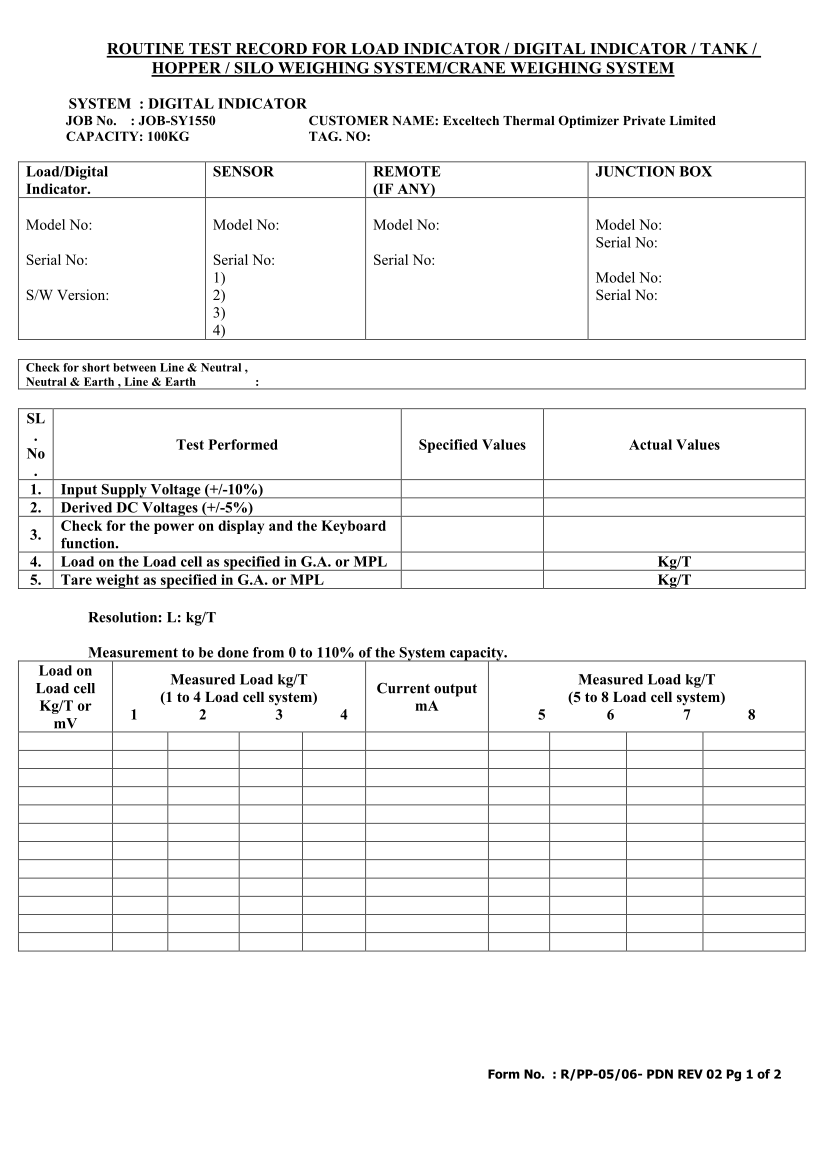

Here is the Python script that generated this plot:
import sys, os
sys.path.insert(0, os.path.dirname(os.path.dirname(os.path.abspath(__file__))))
import docx
from docx.shared import Pt
from docx.oxml import parse_xml
from docx.oxml.ns import nsdecls, qn
import report_generator_python, pymupdf

doc = docx.Document('DOC/DIGITAL INDICATOR 4 LOAD CELL SYSTEM mv calibration.docx')

def set_para_with_tab(p, text_left, text_right, tab_pos_dxa=4200, font_size_pt=11.0, bold=None):
    p.text = ''
    pPr = p._p.get_or_add_pPr()
    for old_tabs in pPr.findall(qn('w:tabs')):
        pPr.remove(old_tabs)
    for old_ind in pPr.findall(qn('w:ind')):
        pPr.remove(old_ind)
    tabs_xml = parse_xml(f'<w:tabs {nsdecls("w")}><w:tab w:val="left" w:pos="{tab_pos_dxa}"/></w:tabs>')
    pPr.append(tabs_xml)
    ind_xml = parse_xml(f'<w:ind {nsdecls("w")} w:left="{tab_pos_dxa}" w:firstLine="-{tab_pos_dxa}"/>')
    pPr.append(ind_xml)
    r_l = p.add_run(f'{text_left}\t')
    if bold is not None: r_l.bold = bold
    r_l.font.size = Pt(font_size_pt)
    r_l.font.name = 'Times New Roman'
    r_r = p.add_run(text_right)
    if bold is not None: r_r.bold = bold
    r_r.font.size = Pt(font_size_pt)
    r_r.font.name = 'Times New Roman'

customer = 'Exceltech Thermal Optimizer Private Limited'
if len(customer) > 55: hdr_tab, hdr_pt = 3600, 9.5
elif len(customer) > 40: hdr_tab, hdr_pt = 3900, 10.0
else: hdr_tab, hdr_pt = 4200, 11.0

# P2
doc.paragraphs[2].text = '        SYSTEM  : DIGITAL INDICATOR'
for r in doc.paragraphs[2].runs:
    r.bold = True
    r.font.size = Pt(11)
    r.font.name = 'Times New Roman'

# P3 & P4 with identical tab and font
set_para_with_tab(doc.paragraphs[3], '        JOB No.    : JOB-SY1550', f'CUSTOMER NAME: {customer}', hdr_tab, hdr_pt, bold=True)
set_para_with_tab(doc.paragraphs[4], '        CAPACITY: 100KG', 'TAG. NO: ', hdr_tab, hdr_pt, bold=True)

doc.save('scratch/test_uniform.docx')
report_generator_python.convert_docx_to_pdf('scratch/test_uniform.docx', 'scratch/test_uniform.pdf')

doc_pdf = pymupdf.open('scratch/test_uniform.pdf')
p0 = doc_pdf[0]
for block in p0.get_text('dict')['blocks']:
    if block.get('type') == 0:
        for line in block.get('lines', []):
            line_text = ''.join(s.get('text', '') for s in line.get('spans', []))
            y = line['bbox'][1]
            if 60 < y < 115:
                print(f'Line y={y:.1f}:')
                for sp in line['spans']:
                    print(f"   x={sp['bbox'][0]:.1f} size={sp['size']:.1f} font={sp['font']}: {repr(sp['text'])}")
